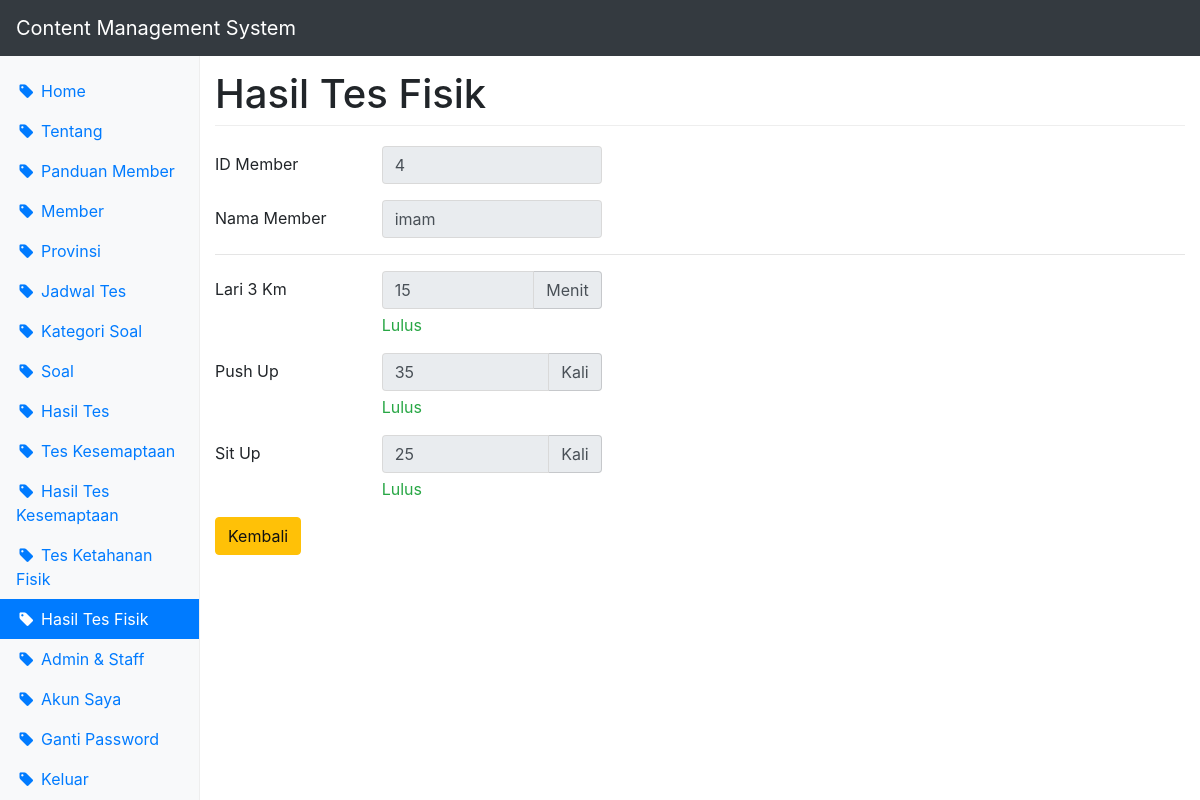
The app's page /cms/?page=hasil-fisik&act=detail&id_member=4 (signed in) with its own data.
### tables this page shows
CREATE TABLE `member` (
  `id_member` int(11) NOT NULL,
  `nama` varchar(50) NOT NULL,
  `kelamin` enum('Laki-laki','Perempuan') DEFAULT NULL,
  `agama` varchar(20) DEFAULT NULL,
  `tempat_lahir` varchar(50) DEFAULT NULL,
  `tgl_lahir` varchar(20) DEFAULT NULL,
  `alamat` text,
  `hp` varchar(20) NOT NULL,
  `email` varchar(50) NOT NULL,
  `password` varchar(32) NOT NULL,
  `foto` varchar(20) DEFAULT NULL,
  `provinsi` varchar(100) DEFAULT NULL,
  `th_pelaksanaan` varchar(4) DEFAULT NULL,
  `id_jadwal` int(11) DEFAULT NULL
);

CREATE TABLE `hasil_fisik` (
  `lari` varchar(3) NOT NULL,
  `push_up` varchar(3) NOT NULL,
  `sit_up` varchar(3) NOT NULL,
  `id_member` int(11) NOT NULL,
  `ket` enum('Lulus','Tidak Lulus','') NOT NULL
);

### cms/hasil-fisik_detail.php (the view, shortened to what this page needs)
<?php $fisik = $db->query("select * from hasil_fisik where id_member = '{$_GET['id_member']}' limit 1")->fetch_assoc(); ?>
<form method="post" action="">
  <?php
		$member = $db->query("select nama from member where id_member = '{$_GET['id_member']}' limit 1")->fetch_assoc();
		$cek = $db->query("select * from tes_fisik")->fetch_assoc();
	?>
  <div class="form-group row">
    <label class="col-md-2 col-form-label">ID Member</label>
		<div class="col-md-3">
			<input type="text" class="form-control" value="<?php echo $_GET['id_member']; ?>" readonly>
		</div>
  </div>
  <div class="form-group row">
    <label class="col-md-2 col-form-label">Nama Member</label>
		<div class="col-md-3">
			<input type="text" class="form-control" value="<?php echo $member['nama']; ?>" readonly>
		</div>
  </div>
	<hr>
  <div class="form-group row">
    <label class="col-md-2 col-form-label">Lari 3 Km</label>
		<div class="col-md-3">
			<div class="input-group">
				<input type="text" class="form-control" value="<?php echo $fisik['lari']; ?>" readonly>
				<div class="input-group-addon">Menit</div>
			</div>
			<?php if($fisik['lari'] > $cek['lari']){ echo '<div class="form-text text-danger">Tidak Lulus</div>'; }else{ echo '<div class="form-text text-success">Lulus</div>'; } ?>
		</div>
  </div>
	<div class="form-group row">
    <label class="col-md-2 col-form-label">Push Up</label>
		<div class="col-md-3">
			<div class="input-group">
				<input type="text" class="form-control" value="<?php echo $fisik['push_up']; ?>" readonly>
				<div class="input-group-addon">Kali</div>
			</div>
			<?php if($fisik['push_up'] < $cek['push_up']){ echo '<div class="form-text text-danger">Tidak Lulus</div>'; }else{ echo '<div class="form-text text-success">Lulus</div>'; } ?>
		</div>
  </div>
  <div class="form-group row">
    <label class="col-md-2 col-form-label">Sit Up</label>
    <div class="col-md-3">
			<div class="input-group">
				<input type="text" class="form-control" value="<?php echo $fisik['sit_up']; ?>" readonly>
				<div class="input-group-addon">Kali</div>
			</div>
			<?php if($fisik['sit_up'] < $cek['sit_up']){ echo '<div class="form-text text-danger">Tidak Lulus</div>'; }else{ echo '<div class="form-text text-success">Lulus</div>'; } ?>
    </div>
  </div>
  <a href="?page=hasil-fisik" class="btn btn-warning">Kembali</a>
</form>

### css/dashboard.css (style rules this page uses)
body { padding-top: 3.5rem; }

### records on screen
member: nama "imam"
hasil_fisik: lari "15", push_up "35", sit_up "25"

### other values on screen
$menu "Home"
$menu "Tentang"
$menu "Panduan Member"
$menu "Member"
$menu "Provinsi"
$menu "Jadwal Tes"
$menu "Kategori Soal"
$menu "Soal"
$menu "Hasil Tes"
$menu "Tes Kesemaptaan"
$menu "Hasil Tes Kesemaptaan"
$menu "Tes Ketahanan Fisik"
$menu "Hasil Tes Fisik"
$menu "Admin & Staff"
$menu "Akun Saya"
